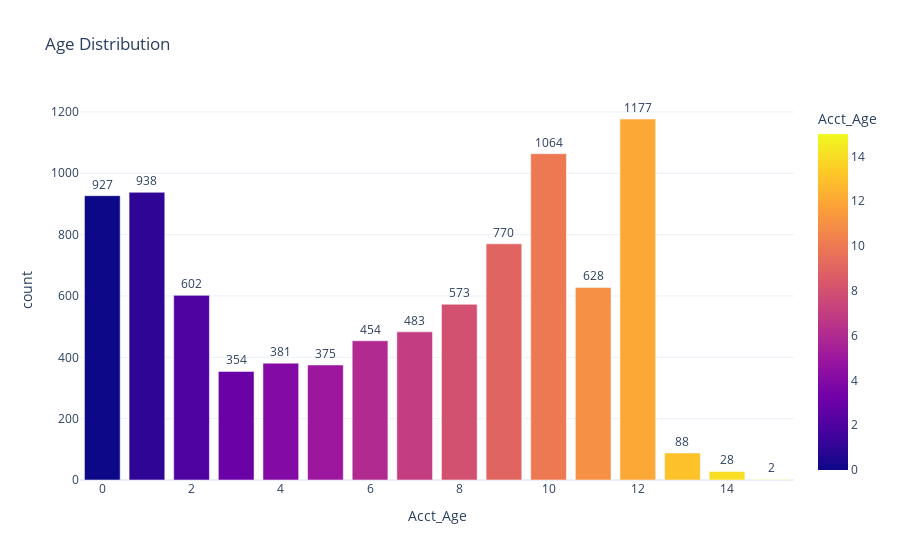

The notebook cell saved with this chart:
### Code cell
#
fig = px.bar(acct, x="Acct_Age", y="count",color="Acct_Age",text="count",
             title="Age Distribution", template = "plotly_white")
fig.update_traces(textposition='outside')
fig.show()

### Figure 1 — Plotly figure (JSON) as saved in the notebook; plotly's stock layout.template omitted (floating-point values rounded to 4 significant figures)
{"data": [{"alignmentgroup": "True", "hovertemplate": "Acct_Age=%{marker.color}<br>count=%{text}<extra></extra>", "legendgroup": "", "marker": {"color": [0, 1, 2, 3, 4, 5, 6, 7, 8, 9, 10, 11, 12, 13, 14, 15], "coloraxis": "coloraxis"}, "name": "", "offsetgroup": "", "orientation": "v", "showlegend": false, "text": [927, 938, 602, 354, 381, 375, 454, 483, 573, 770, 1064, 628, 1177, 88, 28, 2], "textposition": "outside", "type": "bar", "x": [0, 1, 2, 3, 4, 5, 6, 7, 8, 9, 10, 11, 12, 13, 14, 15], "xaxis": "x", "y": [927, 938, 602, 354, 381, 375, 454, 483, 573, 770, 1064, 628, 1177, 88, 28, 2], "yaxis": "y"}], "layout": {"barmode": "relative", "coloraxis": {"colorbar": {"title": {"text": "Acct_Age"}}, "colorscale": [[0, "#0d0887"], [0.1111, "#46039f"], [0.2222, "#7201a8"], [0.3333, "#9c179e"], [0.4444, "#bd3786"], [0.5556, "#d8576b"], [0.6667, "#ed7953"], [0.7778, "#fb9f3a"], [0.8889, "#fdca26"], [1, "#f0f921"]]}, "legend": {"tracegroupgap": 0}, "title": {"text": "Age Distribution"}, "xaxis": {"anchor": "y", "domain": [0, 1], "title": {"text": "Acct_Age"}}, "yaxis": {"anchor": "x", "domain": [0, 1], "title": {"text": "count"}}}}
